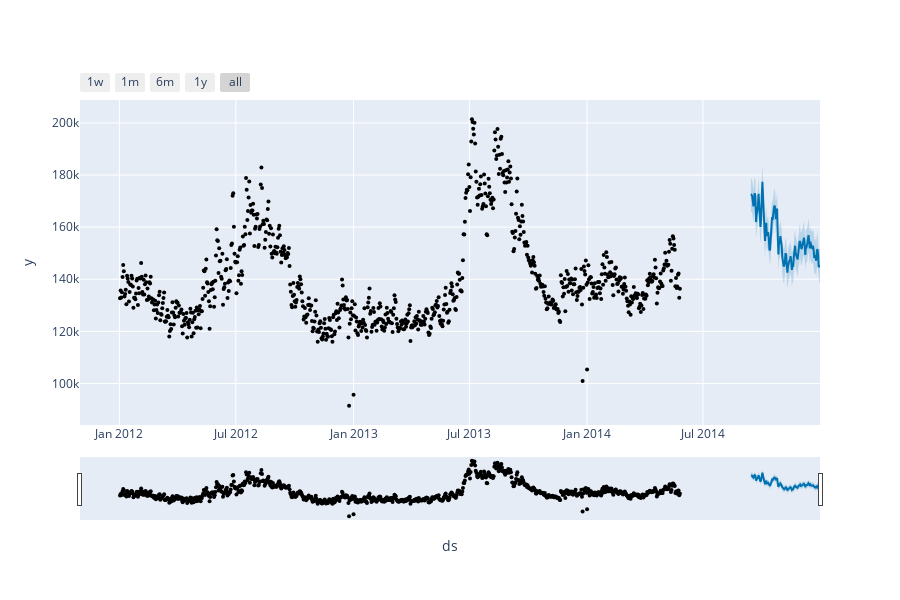

The code cell stored with this chart in its notebook:
### Code cell
plot_plotly(model2, cluster2_valid)
